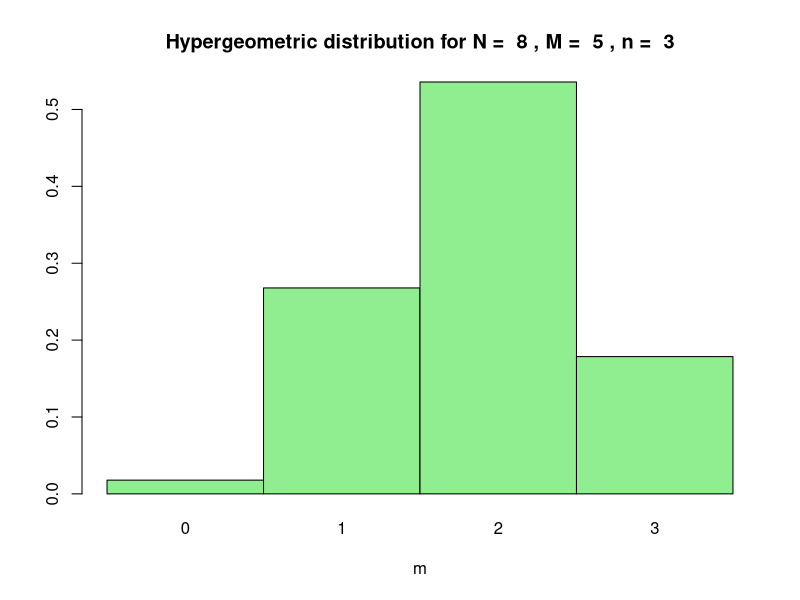
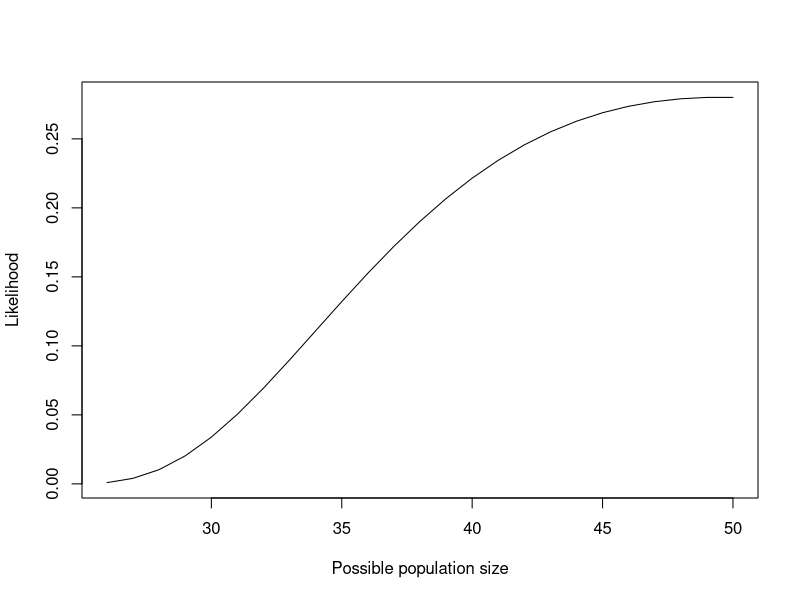
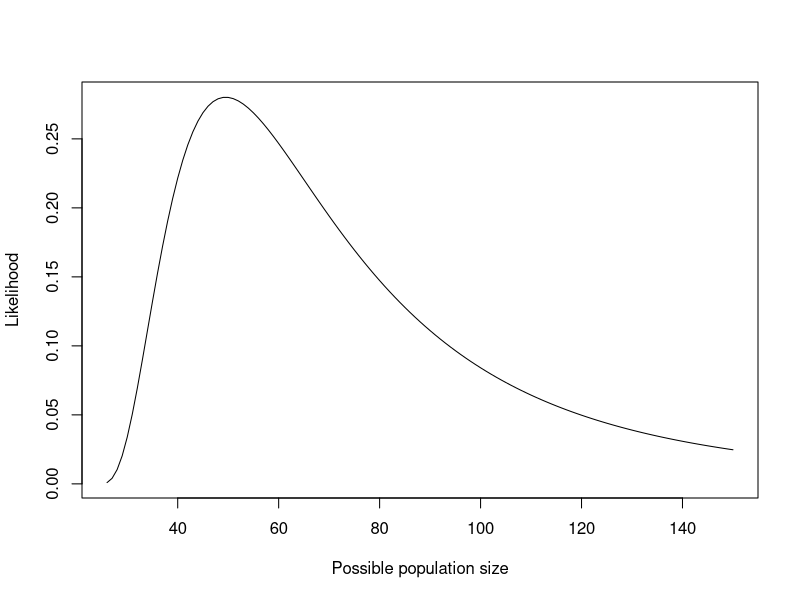
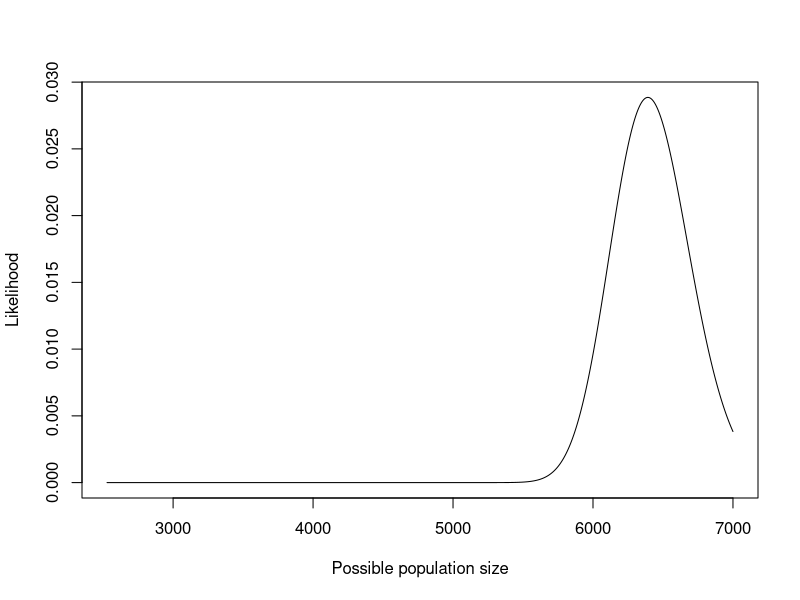
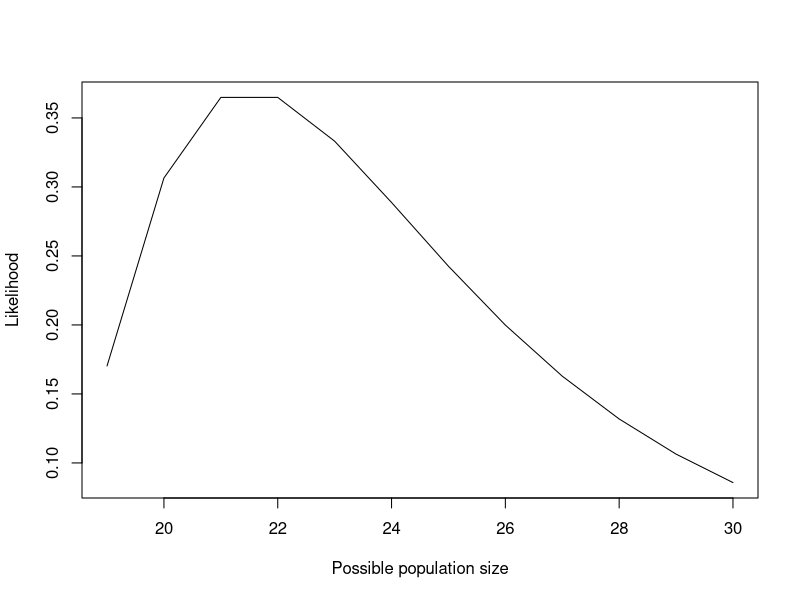

Generate these figures, in order, with R:
## ---- chunk 1
N <- 8
M <- 5
n <- 3
m <- 1
dhyper(m,M,N-M,n)
## ---- chunk 2
m <- c(0, 1, 2, 3) # possible values
N <- 8
M <- 5
n <- 3
hyperProbs <- dhyper(m,M,N-M,n)
barplot(hyperProbs,
            space=0,
            names.arg=m,
         col="lightgreen",
         ylab="",
         xlab="m",
         main=paste("Hypergeometric distribution for N = ", N, ", M = ", M, ", n = ", n))
## ---- chunk 3
hyperLik <- function(N,M,n,m){dhyper(m,M,N-M,n)}
## ---- chunk 4
hyperLik(50,10,20,4)
## ---- chunk 5
hyperLik(100,10,20,4)
## ---- chunk 6
possibleN <- 26:50
likelihoods <- hyperLik(possibleN,10,20,4)
plot(possibleN,likelihoods,
     type="l", # linear interpolation for a smooth curve
     ylab="Likelihood",
     xlab="Possible population size")
## ---- chunk 7
possibleN <- 26:150
likelihoods <- hyperLik(possibleN,10,20,4)
plot(possibleN,likelihoods,
     type="l", 
     ylab="Likelihood",
     xlab="Possible population size")
## ---- chunk 8
est <- possibleN[which.max(likelihoods)]
est
## ---- chunk 9
hyperLik <- function(N,M,n,m){dhyper(m,M,N-M,n)}
## ---- chunk 10
possibleN <- 2528:7000 
likelihoods <- hyperLik(possibleN,1377,1467,316)
plot(possibleN,likelihoods,
     type="l", # linear interpolation for a smooth curve
     ylab="Likelihood",
     xlab="Possible population size")
## ---- chunk 11
estimate <- possibleN[which.max(likelihoods)]
estimate
## ---- chunk 12
possibleNBears <- 19:30
likelihoodsBears <- hyperLik(possibleNBears,16,11,8)
plot(possibleNBears,likelihoodsBears,
     type="l", # linear interpolation for a smooth curve
     ylab="Likelihood",
     xlab="Possible population size")
## ---- chunk 13
estimate2 <- possibleNBears[which.max(likelihoodsBears)]
estimate2
